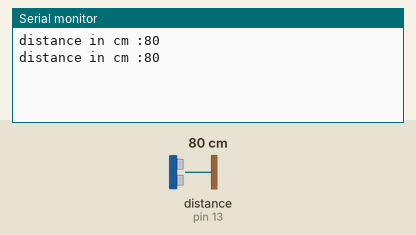
Simulated run of this sketch. Board: Arduino Uno, built with avr-gcc and run on an emulated ATmega328P. Shown: the last lines printed to the serial monitor. The test bench sets the inputs (shaded band); at power-on: distance to the obstacle (sensor on pin 13) 80 cm.

Above: at 1.8 s.
1.9 s: distance to the obstacle (sensor on pin 13) set to 2 cm
At 2.5 s:
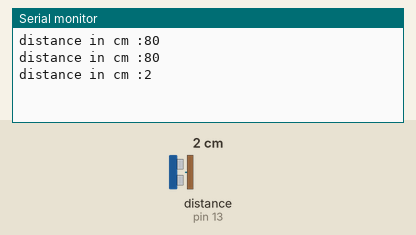
3.4 s: distance to the obstacle (sensor on pin 13) set to 4 cm
At 4.8 s:
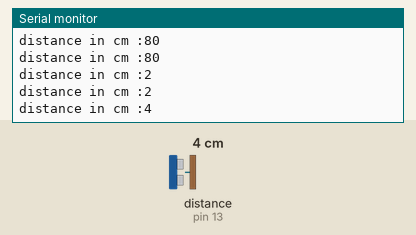
Timing chart, 0 to 6.4 s (numbered marks = the images above; inputs shaded):
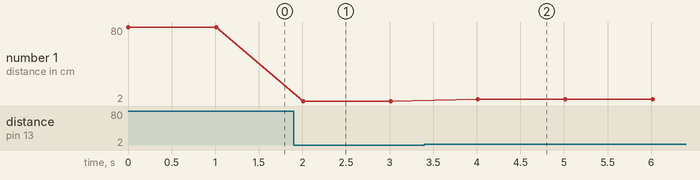

Measured:
- after the input at 1.9 s, the serial monitor: prints a new line after 0.11 s (image 1)
- after the input at 3.4 s, the serial monitor: prints a new line after 0.61 s (image 2)
- plotted number 1: 80 → 2 after the input at 1.9 s, 2 → 4 after the input at 3.4 s

The sketch:

ULTRSONIC.ino
```cpp
#include<Ultrasonic.h>
Ultrasonic ultrasonic(12,13);
int distance;
void setup() {
  Serial.begin(9600);
}

void loop() {
  distance=ultrasonic.read();
  Serial.print("distance in cm :");
  Serial.println(distance);
  delay(1000);
}
```
